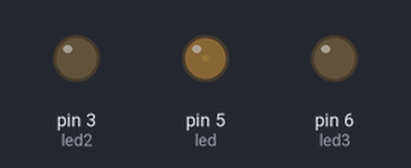
Bench run of a sketch on a simulated Arduino Uno, built with avr-gcc and run on an emulated ATmega328P. Parts: output pins drawn as LEDs (lit = HIGH).

Above: at 0.05 s.
At 0.8 s:
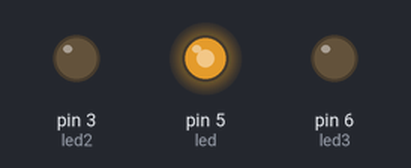
At 1.5 s:
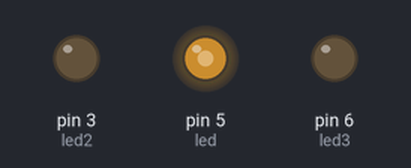
At 3.0 s:
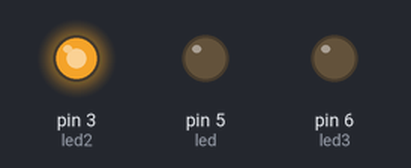
At 4.55 s:
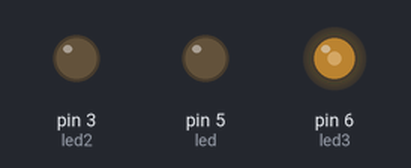
At 5.95 s:
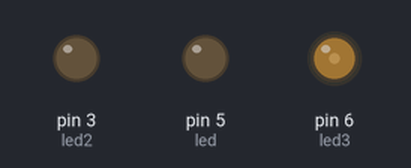
Timing chart, 0 to 8.0 s (numbered marks = the images above):
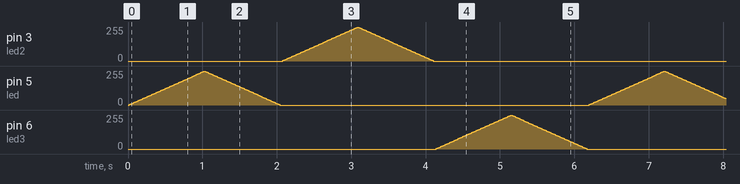

The sketch:

User_Program1_4.ino
```cpp
/*Software 1073 Arduino BoeBots
User Program
Method stubs are pre-made. add your own code to complete the challenge!

Program Task: Fade in and out the led on pin 5 using 2 for loops
Feel free to view the example program within the same folder if you need help!
*/
int led=5;
int led2=3;
int led3=6;
int blinked=20;
void setup(){
  pinMode(led, OUTPUT);
  pinMode(led2, OUTPUT);
  pinMode(led3, OUTPUT);

}

void loop(){
  for(int i=0; i < 255; i=i + 5){
    analogWrite(led, i);
    delay(blinked);
  }
  for(int i=255; i >= 0;i -= 5){
    analogWrite(led, i);
    delay(blinked);
  }
   for(int i=0; i < 255; i=i + 5){
    analogWrite(led2, i);
    delay(blinked);
  }
  for(int i=255; i >= 0;i -= 5){
    analogWrite(led2, i);
    delay(blinked);
  }
   for(int i=0; i < 255; i=i + 5){
    analogWrite(led3, i);
    delay(blinked);
  }
  for(int i=255; i >= 0;i -= 5){
    analogWrite(led3, i);
    delay(blinked);
  }
}
```
